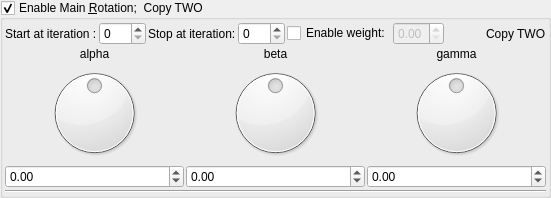
    <widget class="MyGroupBox" name="groupCheck_transform_main_rotation2_enabled">
     <property name="title">
      <string>Enable Main &amp;Rotation;  Copy TWO</string>
     </property>
     <property name="checkable">
      <bool>true</bool>
     </property>
     <layout class="QVBoxLayout" name="verticalLayout_15" stretch="0,0,0">
      <property name="spacing">
       <number>2</number>
      </property>
      <property name="leftMargin">
       <number>2</number>
      </property>
      <property name="topMargin">
       <number>2</number>
      </property>
      <property name="rightMargin">
       <number>2</number>
      </property>
      <property name="bottomMargin">
       <number>2</number>
      </property>
      <item>
       <layout class="QGridLayout" name="gridLayout_20">
        <item row="0" column="8">
         <widget class="QLabel" name="label_114">
          <property name="text">
           <string>Copy TWO</string>
          </property>
         </widget>
        </item>
        <item row="0" column="2">
         <widget class="QLabel" name="label_31">
          <property name="text">
           <string>Stop at iteration:</string>
          </property>
         </widget>
        </item>
        <item row="0" column="3">
         <widget class="MySpinBox" name="spinboxInt_transform_main_rotation2_stop_iterations">
          <property name="sizePolicy">
           <sizepolicy hsizetype="Minimum" vsizetype="Maximum">
            <horstretch>0</horstretch>
            <verstretch>0</verstretch>
           </sizepolicy>
          </property>
          <property name="maximum">
           <number>250</number>
          </property>
         </widget>
        </item>
        <item row="0" column="1">
         <widget class="MySpinBox" name="spinboxInt_transform_main_rotation2_start_iterations">
          <property name="sizePolicy">
           <sizepolicy hsizetype="Minimum" vsizetype="Maximum">
            <horstretch>0</horstretch>
            <verstretch>0</verstretch>
           </sizepolicy>
          </property>
          <property name="maximum">
           <number>250</number>
          </property>
         </widget>
        </item>
        <item row="0" column="5">
         <widget class="QCheckBox" name="checkBox_transform_main_rotation2_weight_enabled">
          <property name="text">
           <string>Enable weight:</string>
          </property>
         </widget>
        </item>
        <item row="0" column="0">
         <widget class="QLabel" name="label_30">
          <property name="text">
           <string>Start at iteration :</string>
          </property>
         </widget>
        </item>
        <item row="0" column="6">
         <widget class="MyDoubleSpinBox" name="spinbox_transform_main_rotation2_weight">
          <property name="enabled">
           <bool>false</bool>
          </property>
          <property name="sizePolicy">
           <sizepolicy hsizetype="Minimum" vsizetype="Maximum">
            <horstretch>0</horstretch>
            <verstretch>0</verstretch>
           </sizepolicy>
          </property>
          <property name="decimals">
           <number>2</number>
          </property>
          <property name="minimum">
           <double>0.000000000000000</double>
          </property>
          <property name="maximum">
           <double>1.000000000000000</double>
          </property>
          <property name="singleStep">
           <double>0.100000000000000</double>
          </property>
         </widget>
        </item>
        <item row="0" column="7">
         <spacer name="horizontalSpacer_11">
          <property name="orientation">
           <enum>Qt::Horizontal</enum>
          </property>
          <property name="sizeHint" stdset="0">
           <size>
            <width>40</width>
            <height>20</height>
           </size>
          </property>
         </spacer>
        </item>
       </layout>
      </item>
      <item>
       <layout class="QGridLayout" name="gridLayout_21">
        <property name="spacing">
         <number>2</number>
        </property>
        <item row="2" column="2">
         <widget class="MyDoubleSpinBox" name="spinboxd3_transform_main_rotation2_z">
          <property name="sizePolicy">
           <sizepolicy hsizetype="Minimum" vsizetype="Maximum">
            <horstretch>0</horstretch>
            <verstretch>0</verstretch>
           </sizepolicy>
          </property>
          <property name="prefix">
           <string/>
          </property>
          <property name="suffix">
           <string/>
          </property>
          <property name="decimals">
           <number>2</number>
          </property>
          <property name="minimum">
           <double>-180.000000000000000</double>
          </property>
          <property name="maximum">
           <double>180.000000000000000</double>
          </property>
          <property name="singleStep">
           <double>1.000000000000000</double>
          </property>
         </widget>
        </item>
        <item row="0" column="2">
         <widget class="QLabel" name="label_40">
          <property name="text">
           <string>gamma</string>
          </property>
          <property name="alignment">
           <set>Qt::AlignCenter</set>
          </property>
         </widget>
        </item>
        <item row="0" column="1">
         <widget class="QLabel" name="label_41">
          <property name="text">
           <string>beta</string>
          </property>
          <property name="alignment">
           <set>Qt::AlignCenter</set>
          </property>
         </widget>
        </item>
        <item row="0" column="0">
         <widget class="QLabel" name="label_42">
          <property name="text">
           <string>alpha</string>
          </property>
          <property name="alignment">
           <set>Qt::AlignCenter</set>
          </property>
         </widget>
        </item>
        <item row="1" column="1">
         <widget class="QDial" name="dial3_transform_main_rotation2_y">
          <property name="minimum">
           <number>-18000</number>
          </property>
          <property name="maximum">
           <number>18000</number>
          </property>
          <property name="wrapping">
           <bool>true</bool>
          </property>
         </widget>
        </item>
        <item row="1" column="2">
         <widget class="QDial" name="dial3_transform_main_rotation2_z">
          <property name="minimum">
           <number>-18000</number>
          </property>
          <property name="maximum">
           <number>18000</number>
          </property>
          <property name="wrapping">
           <bool>true</bool>
          </property>
         </widget>
        </item>
        <item row="2" column="0">
         <widget class="MyDoubleSpinBox" name="spinboxd3_transform_main_rotation2_x">
          <property name="sizePolicy">
           <sizepolicy hsizetype="Minimum" vsizetype="Maximum">
            <horstretch>0</horstretch>
            <verstretch>0</verstretch>
           </sizepolicy>
          </property>
          <property name="prefix">
           <string/>
          </property>
          <property name="suffix">
           <string/>
          </property>
          <property name="decimals">
           <number>2</number>
          </property>
          <property name="minimum">
           <double>-180.000000000000000</double>
          </property>
          <property name="maximum">
           <double>180.000000000000000</double>
          </property>
          <property name="singleStep">
           <double>1.000000000000000</double>
          </property>
         </widget>
        </item>
        <item row="1" column="0">
         <widget class="QDial" name="dial3_transform_main_rotation2_x">
          <property name="minimum">
           <number>-18000</number>
          </property>
          <property name="maximum">
           <number>18000</number>
          </property>
          <property name="wrapping">
           <bool>true</bool>
          </property>
         </widget>
        </item>
        <item row="2" column="1">
         <widget class="MyDoubleSpinBox" name="spinboxd3_transform_main_rotation2_y">
          <property name="sizePolicy">
           <sizepolicy hsizetype="Minimum" vsizetype="Maximum">
            <horstretch>0</horstretch>
            <verstretch>0</verstretch>
           </sizepolicy>
          </property>
          <property name="prefix">
           <string/>
          </property>
          <property name="suffix">
           <string/>
          </property>
          <property name="decimals">
           <number>2</number>
          </property>
          <property name="minimum">
           <double>-180.000000000000000</double>
          </property>
          <property name="maximum">
           <double>180.000000000000000</double>
          </property>
          <property name="singleStep">
           <double>1.000000000000000</double>
          </property>
         </widget>
        </item>
       </layout>
      </item>
      <item>
       <widget class="Line" name="line_14">
        <property name="orientation">
         <enum>Qt::Horizontal</enum>
        </property>
       </widget>
      </item>
     </layout>
    </widget>
